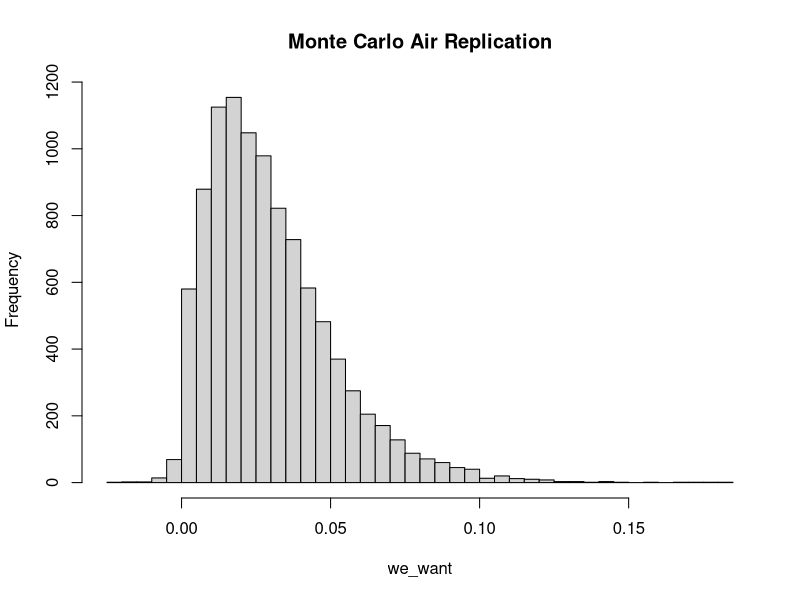
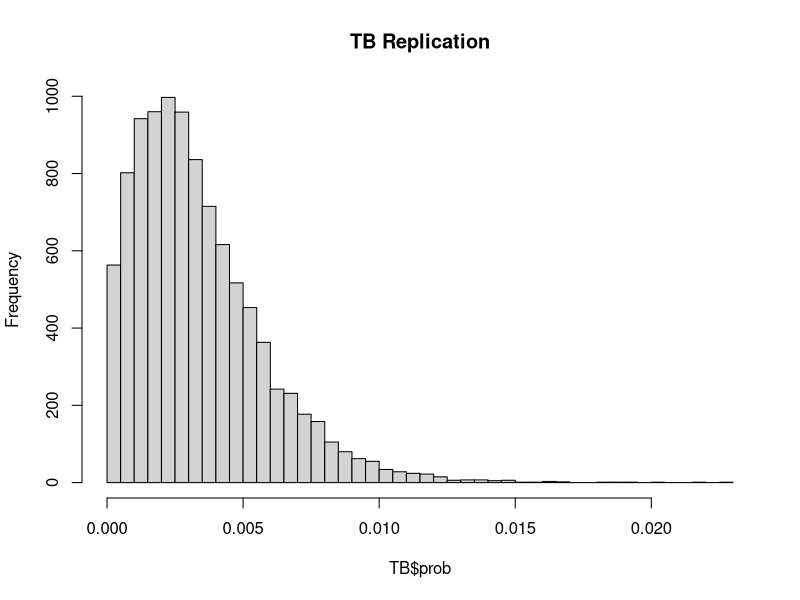
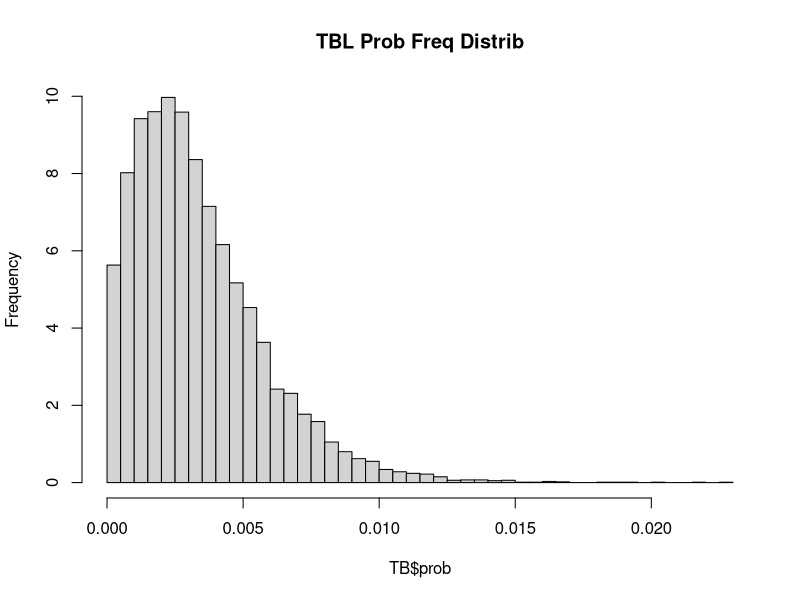
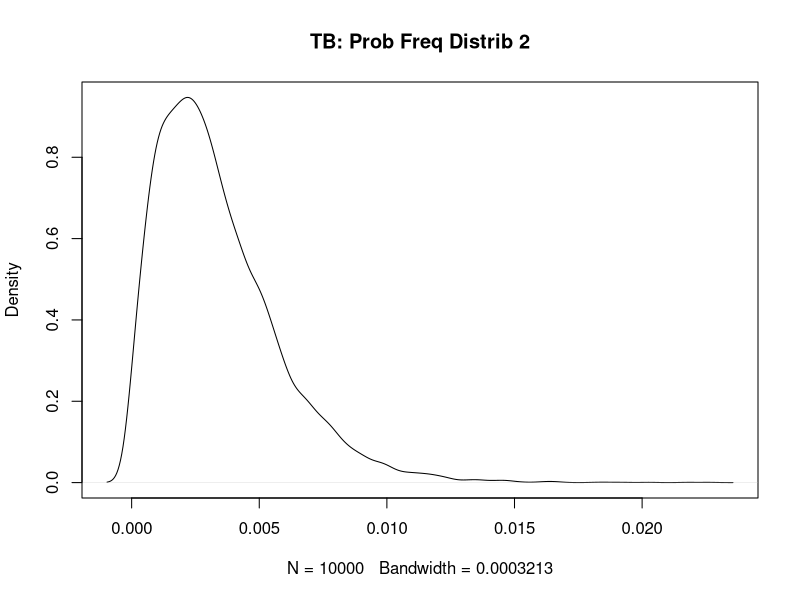
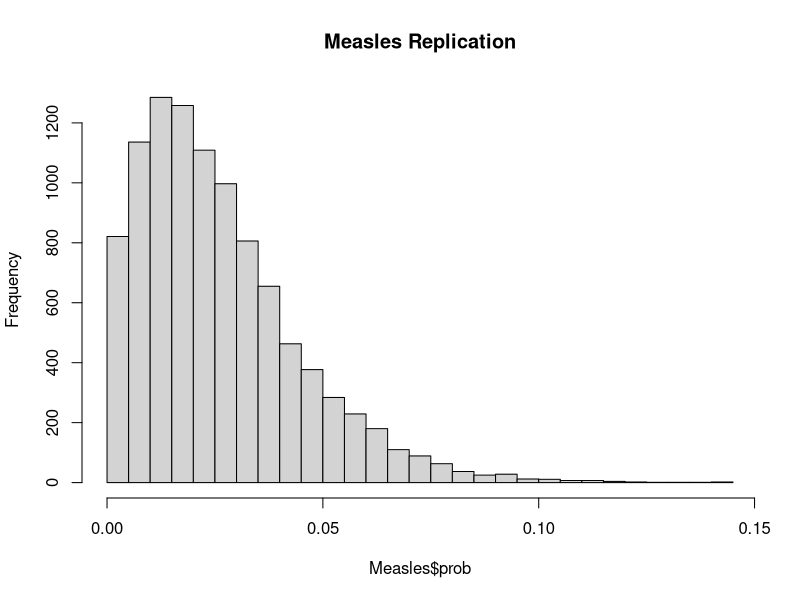
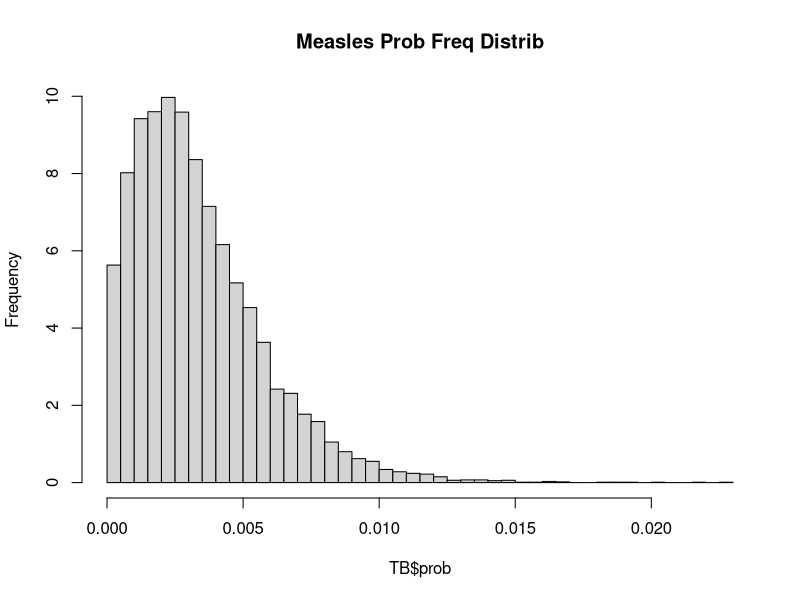
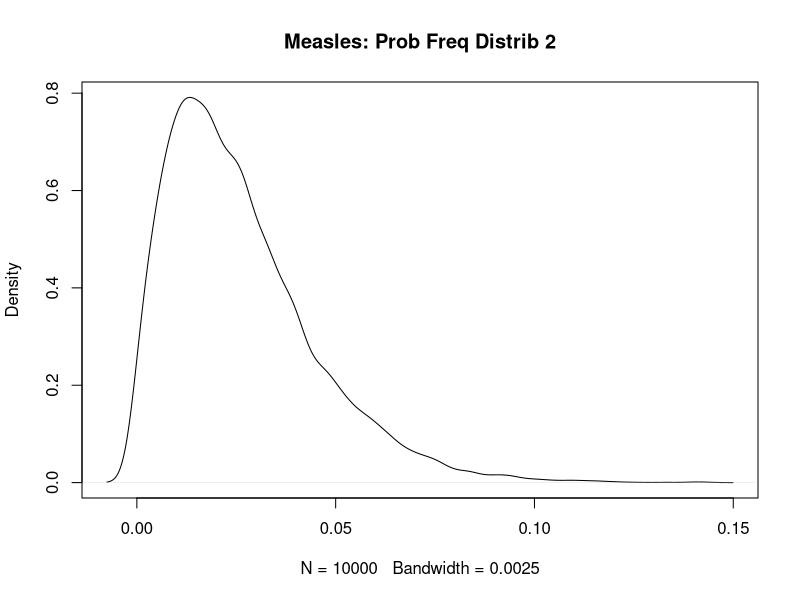

These charts were generated, in order, by the following R code:
## ---- chunk 1
set.seed(400)
## ---- chunk 2
library(dplyr)
library(stats)
library(tidyr)
library(tidyverse)
library(broom)
library(ggplot2)
## ---- chunk 3
m <- 10000

monte_AIR <- function(m) {
  storing <- numeric(m)
  for (i in 1:m){
    p <- rnorm(1, mean = 0.48, sd = 0.20)
    I <- 1
    phi <- rnorm(1, mean = 100, sd = 20)
    V <- 132
    N <- rnorm(1, mean = 3, sd = 0.5)
    t <- rnorm(1, mean = 0.5, sd = 0.167)
  
    form <- ((p*I*phi)/V) * ((N*t + exp(-N*t) - 1) / (N^2))
  
    storing[i] <- 1 - exp(-form)
  }
  return(storing)
}

we_want <- monte_AIR(m)

mean(we_want)

hist(we_want , breaks = 35, main = "Monte Carlo Air Replication")
## ---- chunk 4
# Wells-Riley formula: 

## vent_mean = 4 <- ventilation rate
## breath_mean = 0.48 <- pumonary ventilation rate
## time_mean = 0.5 <- 30min /1 hr

air_monte <- function(m = 10000, quanta_mean, quanta_sd, 
                      room_vol=132, infect=1, vent_mean=4, vent_sd=1, 
                      breath_mean=0.48, breath_sd=0.2, 
                      time_mean=0.5, time_sd=0.167, s_mean = 19, s_sd=10){
  prob_vec <- numeric(m)
  infect_vect <- numeric(m)
  s_after <- numeric(m)
  
  for (i in 1:m) {
    p <- max(rnorm(1, breath_mean, breath_sd), 0)
    phi <- max(rnorm(1, quanta_mean, quanta_sd), 0)
    t <- max(rnorm(1, time_mean, time_sd), 0)
    Q <- max(rnorm(1, vent_mean, venth_sd), 0.01)
    S0 <- max(round(rnorm(1, s_mean, s_sd)), 1)
    
      # exposure term
    X <- (infect * phi * p * t) / Q
    
      # infection prob. 
    P <- 1 - exp(-X)
    
      # expected infections
    exp_inf <- S0 * P
    
    prob_vec[i] <- P
    infect_vect[i] <- exp_inf
    s_after[i] <- S0 - exp_inf
  }
 
  return(list(
    prob=prob_vec, infections=infect_vect, non_infected = s_after,
    summary = list(
      mean_prob = mean(prob_vec),
      mean_infections = mean(inf_vect),
      prob_quantiles = quantile(prob_vec, c(0.25,0.5,0.75,0.9,0.95)),
      inf_quantiles = quantile(infect_vect, c(0.25,0.5,0.75,0.9,0.95))
    )
  ))
}




## ---- chunk 5
better_monte <- function(m = 10000, dis_quanta, quanta_sd, room_size = 132, 
                         infected_individuals = 1, room_venti_rate = 4){ 
  probability_inf <- numeric(m)
  num_new_infect <- numeric(m)
  sus_persons <- numeric(m)

  for(i in 1:m) {
    
    p_2 <- max(rnorm(1, mean = 0.48, sd = 0.20), 0)
    phi_2 <- max(rnorm(1, mean = dis_quanta, sd = quanta_sd),0)
    t_2 <- max(rnorm(1, mean = 0.5, sd = 0.167), 0)
    S0 <- max(round(rnorm(1, mean = 19, sd = 10)),1)
    
    q_2 <- infected_individuals * phi_2
 
    n_t <- (q_2/room_venti_rate) * (1 - exp(-room_venti_rate*t_2))
    
    nucci <- ((p_2*q_2)/room_size) * 
      ((room_venti_rate * t_2 + exp(-room_venti_rate * 
                                      t_2) -1) / (room_venti_rate^2))
    
    S_t <- S0 * exp(-nucci)
    
    inf <- S0 - S_t
    
    sus_prob <- inf / S0
    
    probability_inf[i] <- sus_prob
    num_new_infect[i] <- inf
    sus_persons[i] <- S_t
  }
  
  return(list(prob = probability_inf,
              infections = num_new_infect,
              survivors = sus_persons,
              summary = list(mean_prob = mean(probability_inf),
                             mean_infections = mean(num_new_infect),
                             prob_quantiles = quantile(probability_inf, 
                                                       c(0.25, 0.5, 0.75, 
                                                         0.9, 0.95)),
                             inf_quantiles = quantile(num_new_infect, 
                                                      c(0.25, 0.5, 0.75, 
                                                        0.9, 0.95)))))

}

TB <- better_monte(10000, dis_quanta = 12.7, quanta_sd = 3.0,
                   room_size = 132, infected_individuals = 1, 
                   room_venti_rate = 4)

mean(TB$prob)
h <- hist(TB$prob, breaks = 35, main = "TB Replication")

h$counts <- h$counts / sum(h$counts) * 100

plot(h, main = "TBL Prob Freq Distrib")


dens <- density(TB$prob)

dens$y <- dens$y / sum(dens$y) *100

plot(dens, main = "TB: Prob Freq Distrib 2")
## ---- chunk 6
Measles <- better_monte(10000, dis_quanta = 100, quanta_sd = 25.0,
                   room_size = 132, infected_individuals = 1, 
                   room_venti_rate = 4)

mean(Measles$prob)
hMeas <- hist(Measles$prob, breaks = 35, main = "Measles Replication")

hMeas$counts <- hMeas$counts / sum(hMeas$counts) * 100

plot(h, main = "Measles Prob Freq Distrib")


densM <- density(Measles$prob)

densM$y <- densM$y / sum(densM$y) *100

plot(densM, main = "Measles: Prob Freq Distrib 2")

## ---- chunk 7
quant <- 2.7  #per hour
